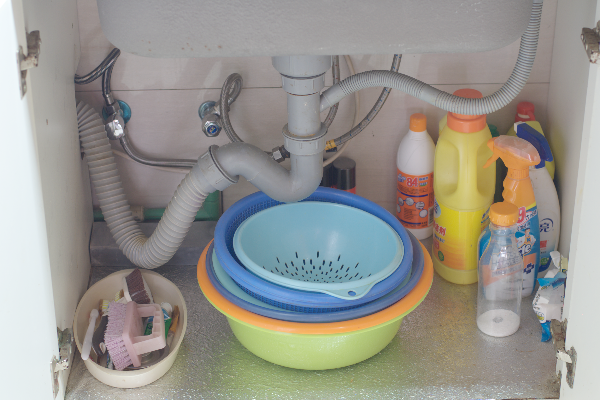
#> input picture 9week/img.png, 600 x 400 px, found by its file name
$ python GaussianFilter.py
#> lines starting #> are read from the running program, lines starting #| are printed output that depends on the picture
import cv2
import numpy as np

width = 320
height = 240

img_org = cv2.imread('img.png')
#> img_org is the input picture: shape (400, 600, 3); mean B, G, R 142.2, 148.5, 150.2
img_res = cv2.cvtColor(img_org, cv2.COLOR_BGR2YCrCb)
#> img_res: shape (400, 600, 3); mean of channels 0, 1, 2 148.3, 129.4, 124.6
Y, Cr, Cb = cv2.split(img_res)
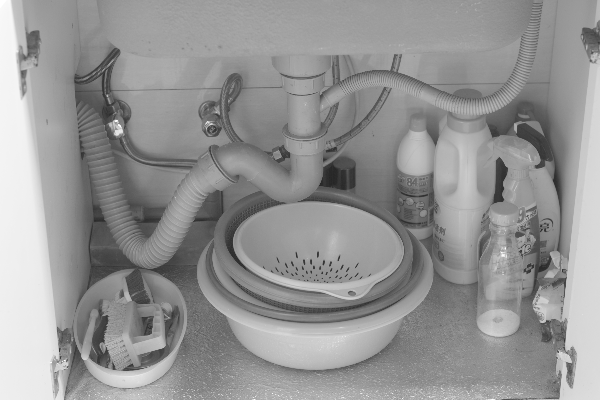
#> Y: shape (400, 600); min 37, max 255, mean 148.3
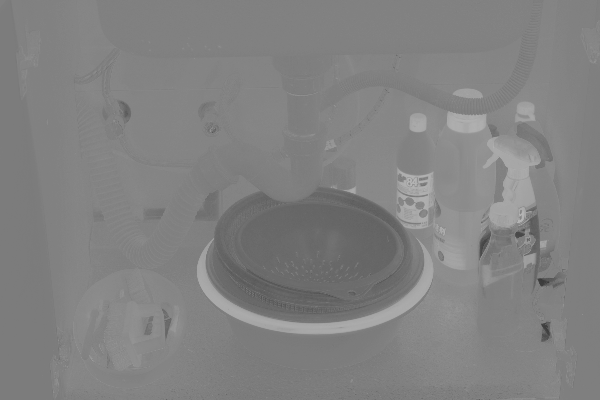
#> Cr: shape (400, 600); min 58, max 181, mean 129.4
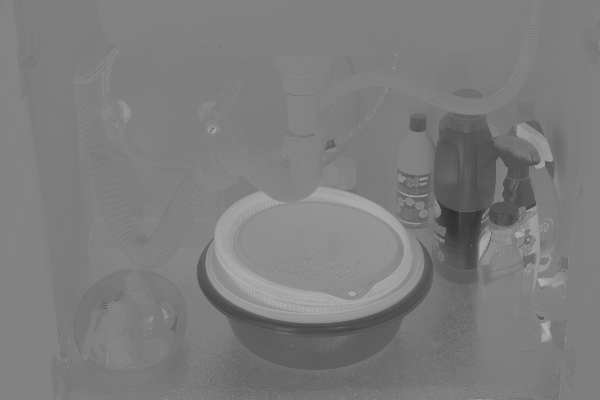
#> Cb: shape (400, 600); min 44, max 180, mean 124.6
blur = cv2.GaussianBlur(Y, (0,0), 2)
filtered_Y = np.clip(2.0*Y - blur, 0, 255).astype(np.uint8)
cfiltered = cv2.cvtColor(cv2.merge((filtered_Y, Cr, Cb)), cv2.COLOR_YCrCb2BGR)
cframe = np.hstack((cv2.flip(img_org,1), cv2.flip(cfiltered,1)))
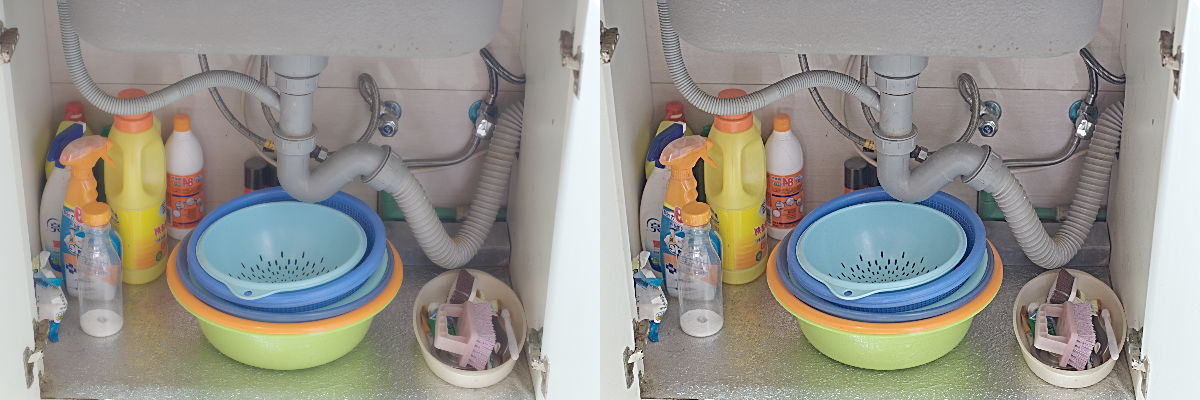
#> cframe: shape (400, 1200, 3); mean B, G, R 142.2, 148.5, 150.2
cv2.imshow('Original, Unsharp-mask', cframe)

cv2.waitKey()
